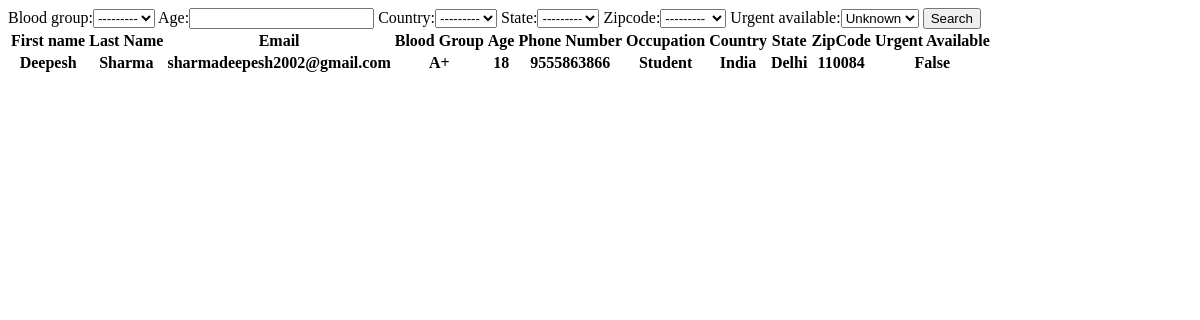
/search/, run on an earlier commit of the app's database.
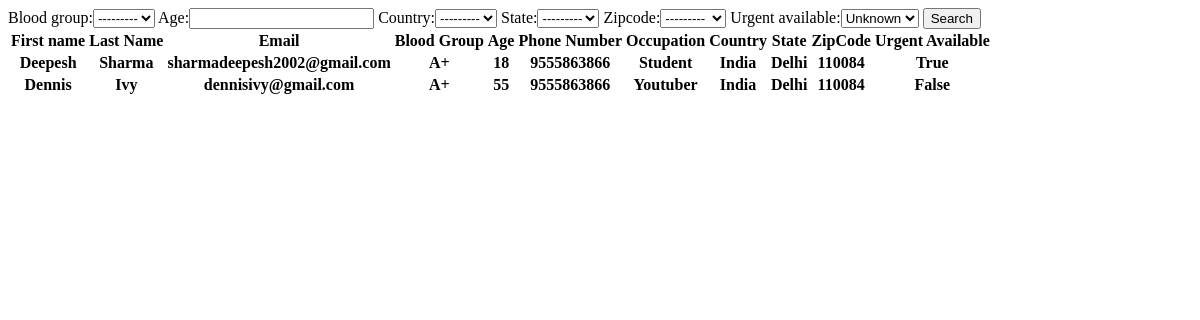
And on a later commit of the database.
### core/models.py (models this page shows, shortened)
class Donor(models.Model):
	user = models.OneToOneField(User, on_delete = models.CASCADE)
	first_name = models.CharField(max_length = 20, null=True)
	last_name = models.CharField(max_length = 20, null=True)
	blood_group = models.ForeignKey(group, on_delete = models.SET_NULL, null=True)
	age = models.IntegerField()
	profile_picture = models.ImageField(default="default.jpg")
	phone_number = models.IntegerField()
	occupation = models.CharField(max_length = 50)
	country = models.ForeignKey(country, on_delete=models.SET_NULL, null=True)
	state = models.ForeignKey(state, on_delete = models.SET_NULL, null=True)
	zipcode = models.ForeignKey(zipCode, on_delete = models.SET_NULL, null=True)
	urgent_available = models.BooleanField(default=False)

class group(models.Model):
	name = models.CharField(max_length=3)
	receives = models.CharField(max_length = 30)
	def __str__(self):
		return str(self.name)

class country(models.Model):
	name = models.CharField(max_length = 20)
	def __str__(self):
		return str(self.name)

class state(models.Model):
	name = models.CharField(max_length=20)
	country = models.ForeignKey(country, on_delete = models.CASCADE)
	zipcode = models.ForeignKey(zipCode, on_delete = models.PROTECT)
	def __str__(self):
		return str(self.name)

class zipCode(models.Model):
	code = models.CharField(max_length=10)
	def __str__(self):
		return str(self.code)

### core/views.py (the view)
# urls.py: path('search/', searchView, name="search"),
def searchView(request):
	donors = Donor.objects.all()
	donorfilter = donorFilter(request.GET, queryset=donors)
	donors = donorfilter.qs
	if donors.exists():
		context = {
			'donors':donors,
			'filter':donorfilter,
		}
		return render(request, 'core/search.html', context=context)
	else:
		return render(request, 'core/no_donors.html')

### templates/core/search.html (shortened to what this page needs)
<!DOCTYPE html>
<html>
<head>
</head>
<body>
	<form method="GET">
		{{ filter.form }}
		<button type="submit">Search</button>
	</form>
	<table>
		<tr>
			<th>First name</th>
			<th>Last Name</th>
			<th>Email</th>
			<th>Blood Group</th>
			<th>Age</th>
			<th>Phone Number</th>
			<th>Occupation</th>
			<th>Country</th>
			<th>State</th>
			<th>ZipCode</th>
			<th>Urgent Available</th>
		</tr>
	{% for donor in donors %}
		<tr>
			<th>{{ donor.first_name }}</th>
			<th>{{ donor.last_name }}</th>
			<th>{{ donor.user.email }}</th>
			<th>{{ donor.blood_group }}</th>
			<th>{{ donor.age }}</th>
			<th>{{ donor.phone_number }}</th>
			<th>{{ donor.occupation }}</th>
			<th>{{ donor.country }}</th>
			<th>{{ donor.state }}</th>
			<th>{{ donor.zipcode }}</th>
			<th>{{ donor.urgent_available }}</th>
		</tr>
	{% endfor %}
</body>
</html>

What changed in the data, as far as the page shows it:
changed Donor "Deepesh": urgent_available "False" → "True"
added Donor: first_name "Dennis", last_name "Ivy", user.email "dennisivy@gmail.com", blood_group "A+", age "55", phone_number "9555863866", occupation "Youtuber", country "India", state "Delhi", zipcode "110084", urgent_available "False"
